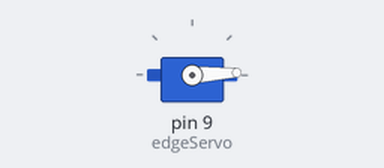
This sketch was run on a simulated Arduino Uno, built with avr-gcc and run on an emulated ATmega328P. On the bench: servo.

Above: at 0.05 s.
At 0.7 s:
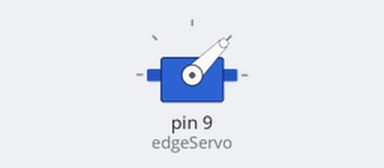
At 1.85 s:
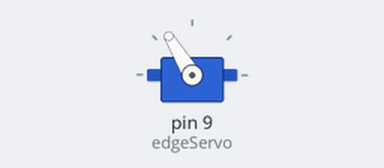
At 3.7 s:
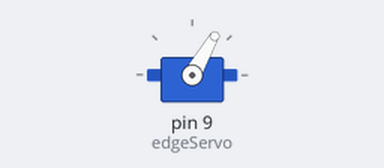
Timing chart, 0 to 8.5 s (numbered marks = the images above):
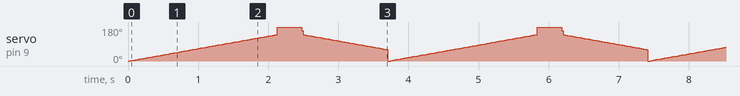

The sketch:

parallel_to_wall_nut_slider.ino
```cpp
#include <Servo.h>

Servo edgeServo; // create servo object to control a servo
// twelve servo objects can be created on most boards

int pos = 0; // variable to store the servo position

void setup()
{
  edgeServo.attach(9); // attaches the servo on pin 9 to the servo object
}

void loop()
{
  for (pos = 0; pos <= 140; pos += 1)
  { // goes from 0 degrees to 180 degrees
    // in steps of 1 degree
    edgeServo.write(pos); // tell servo to go to position in variable 'pos'
    delay(15);            // waits 15ms for the servo to reach the position
  }
  for (pos = 140; pos <= 180; pos += 20) //ending pos
  { // goes from 0 degrees to 180 degrees
    // in steps of 1 degree
    edgeServo.write(pos); // tell servo to go to position in variable 'pos'
    delay(1);             // waits 15ms for the servo to reach the position
  }
  delay(350); //150

  for (pos = 180; pos >= 140; pos -= 20) //default 10
  {                       // goes from 180 degrees to 0 degrees Push
    edgeServo.write(pos); // tell servo to go to position in variable 'pos'
    delay(1);             // waits 15ms for the servo to reach the position
  }
  for (pos = 140; pos >= 60; pos -= 1)
  {                       // goes from 180 degrees to 0 degrees Push
    edgeServo.write(pos); // tell servo to go to position in variable 'pos'
    delay(15);            // waits 15ms for the servo to reach the position
  }
  for (pos = 60; pos >= 0; pos -=20) {
    edgeServo.write(pos);
    delay(1);
  }
}
```
